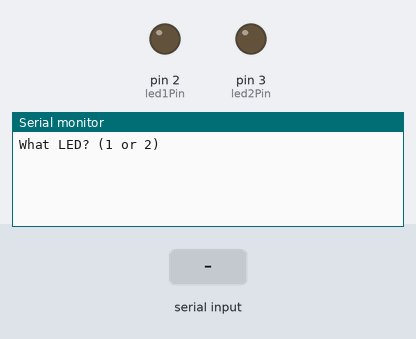
Simulated run of this sketch. Board: Arduino Uno, built with avr-gcc and run on an emulated ATmega328P. Parts: output pins drawn as LEDs (lit = HIGH), the last lines printed to the serial monitor. Inputs (shaded band) come from the test bench.

Above: at 1.2 s.
1.3 s: "1\n" received over Serial
At 2.0 s:
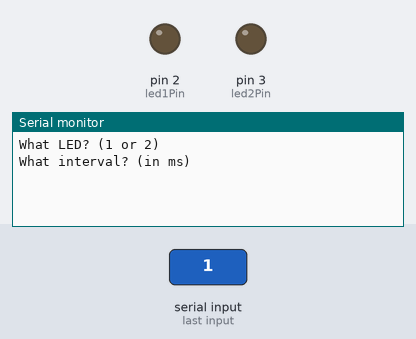
At 2.7 s:
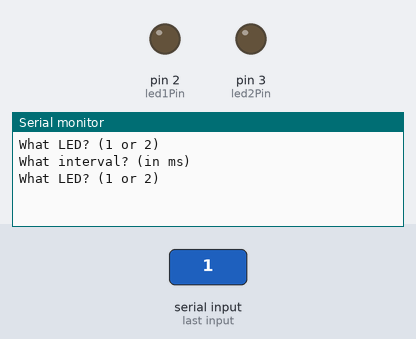

Measured:
- after the input at 1.3 s, the serial monitor: prints a new line at once (image 1)

The sketch:

project_async.ino
```cpp
const int led1Pin = 2;
const int led2Pin = 3;

unsigned long led1Interval = 0;  // default interval (time between blink)
unsigned long led2Interval = 0;

unsigned long led1PreviousTime = 0; // last blink time
unsigned long led2PreviousTime = 0;

bool led1State = false; // state of led
bool led2State = false;

enum InputState {WAIT_LED, WAIT_INTERVAL};
InputState inputState = WAIT_LED;

int tempLed = 0;

void setup() {
  pinMode(led1Pin, OUTPUT);
  pinMode(led2Pin, OUTPUT);
  Serial.begin(9600);
  Serial.println();
  Serial.println("What LED? (1 or 2)");
}

void loop() {
  unsigned long timeNow = millis(); // current time

  // Handle blinking for LED 1
  if (led1Interval > 0 && timeNow - led1PreviousTime >= led1Interval) {
    led1PreviousTime = timeNow;
    led1State = !led1State;
    digitalWrite(led1Pin, led1State);
  }

  // Handle blinking for LED 2
  if (led2Interval > 0 && timeNow - led2PreviousTime >= led2Interval) {
    led2PreviousTime = timeNow;
    led2State = !led2State;
    digitalWrite(led2Pin, led2State);
  }

  // Handle user input
  if (Serial.available()) {
    int value = Serial.parseInt();

    // handle What LED?
    if (inputState == WAIT_LED) {
      // only ask for interval if valid LED is inputted
      if (value == 1 || value == 2) {
        tempLed = value;
        Serial.println("What interval? (in ms)");
        inputState = WAIT_INTERVAL;
      }
      else {
        Serial.println("What LED? (1 or 2)");
      }
    }

    // handle What interval?
    else if (inputState == WAIT_INTERVAL) {
      // put value of interval to LED inputted
      if (tempLed == 1) {
        led1Interval = value;
      }
      else if (tempLed == 2) {
        led2Interval = value;
      }

      // Repeat
      Serial.println("What LED? (1 or 2)");
      inputState = WAIT_LED;
    }
  }
}
```
